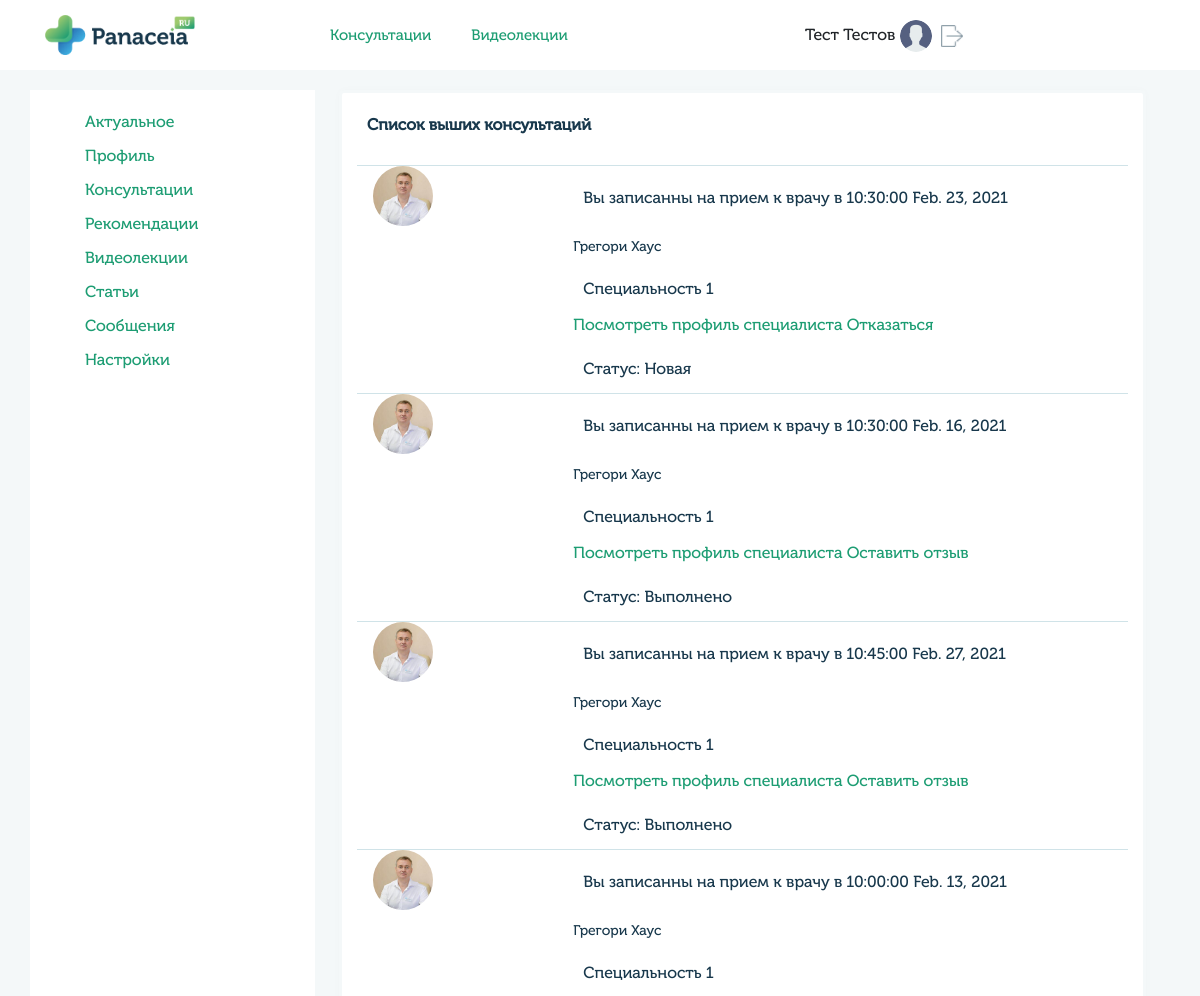
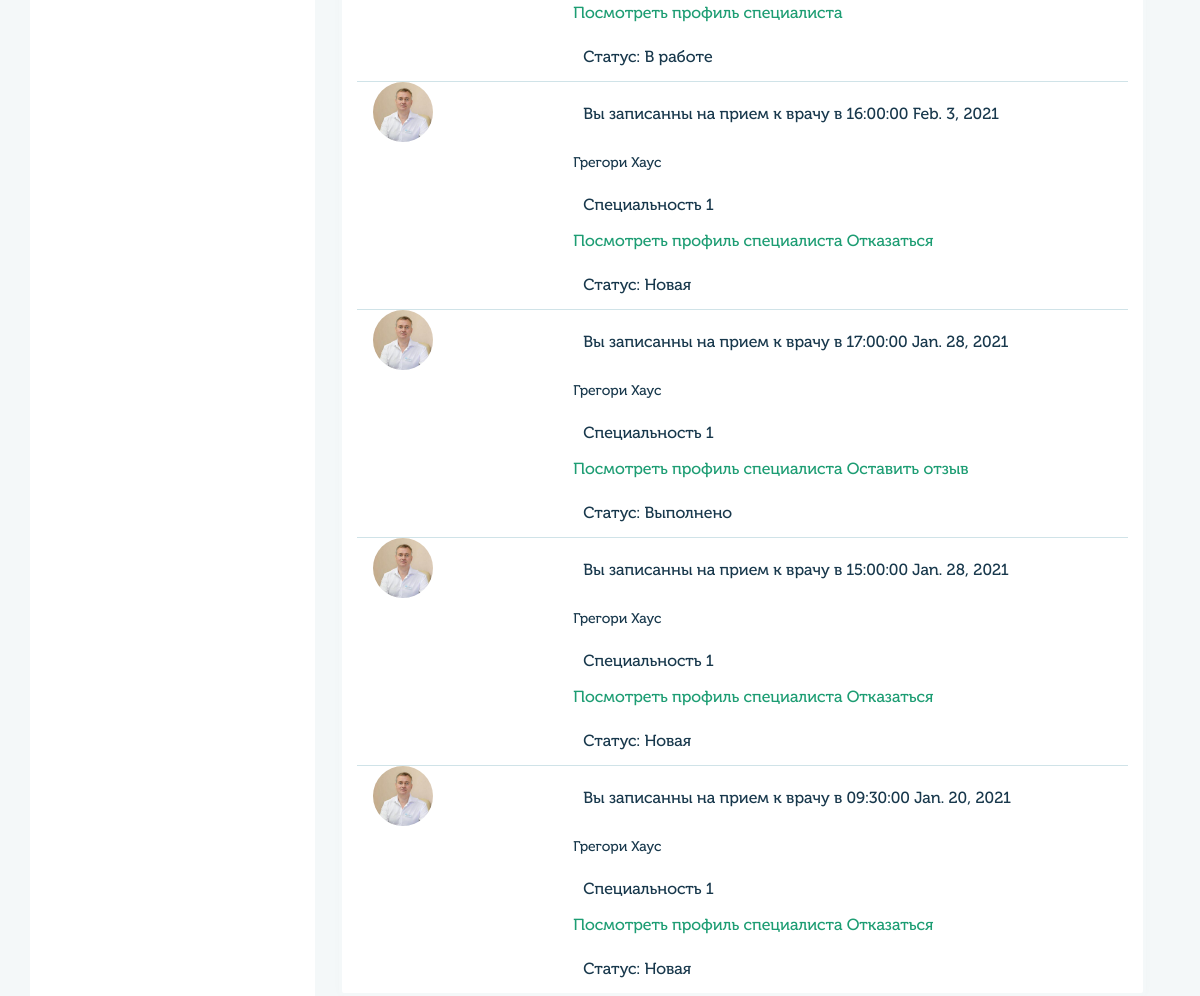
/profile/consalt_user/ (signed in), run on the app's committed database (2 pictures, top to bottom).
### userprofile/models.py (models this page shows, shortened)
class UserMain(models.Model):
    user = models.OneToOneField(User, on_delete=models.CASCADE)
    gender_list = (
        ('male', 'Мужской'),
        ('female', 'Женский')
    )
    queryset = TimeZone.objects.all()
    time_zone_list = []
    for i in queryset:
         time_zone_list.append((i.name, i.title))
    gender = models.CharField(blank=True,  max_length=6, choices=gender_list, verbose_name='Пол')
    avatar = models.ImageField(blank=True, upload_to='images/users', verbose_name='Изображение')
    fio = models.CharField(blank=True, max_length=100, verbose_name='ФИО')
    dob = models.CharField(blank=True, max_length=10, verbose_name='Дата рождения')
    city = models.CharField(blank=True, max_length=200, verbose_name='Город')
    time_zone = models.CharField(blank=True, max_length=200, choices=time_zone_list, verbose_name='Временная зона')
    skype = models.CharField(blank=True, max_length=50, verbose_name='Skype')
    whatsapp = models.CharField(blank=True, max_length=20, verbose_name='WhatsApp')
    phone = models.CharField(blank=True, max_length=20, verbose_name='Номер телефона')
    coords = models.CharField(blank=True, max_length=200, verbose_name='Координаты')
    class Meta:
        verbose_name = 'Профиль'
        verbose_name_plural = 'Профили'

class Specialty(models.Model):
    content = models.ForeignKey(User, on_delete=models.CASCADE)
    title = models.CharField(max_length=100, verbose_name='Название')
    def __str__(self):
        return self.title
    class Meta:
        verbose_name = 'Специальность'
        verbose_name_plural = 'Специальности'

### doctors/models.py (models this page shows, shortened)
class Meeting(models.Model):
    title = models.CharField(blank=True, max_length=100, verbose_name='Заголовок')
    date = models.DateField(blank=True, max_length=100, verbose_name='Дата')
    time_start = models.TimeField(max_length=100, verbose_name='Время начало', default='00:00:00')
    time_end = models.TimeField(max_length=100, verbose_name='Время конец', default='00:00:00')
    doctor_id = models.IntegerField(blank=True, verbose_name='Доктор', default=1)
    user_id = models.IntegerField(blank=True, verbose_name='Пациент', default=1)
    service_id = models.IntegerField(blank=True, verbose_name='Услуга', default=1)
    sort_id = models.IntegerField(blank=True, verbose_name='Индекс сортитровки', default=1)
    email_notify = models.BooleanField(blank=True, verbose_name='Уведомление на почту', default=0)
    review_notify = models.BooleanField(blank=True, verbose_name='Оставить отзыв', default=0)
    status_list = [
        ('new', 'Новая'),
        ('work', 'В работе'),
        ('success', 'Выполнено'),
        ('reject', 'Отказ'),
        ('archive', 'Архив'),
    ]
    status = models.CharField(blank=True, null=True, max_length=11, choices=status_list, verbose_name='Статус')
    class Meta:
        verbose_name = 'Консультация'
        verbose_name_plural = 'Консультации'

### userprofile/views.py (the view, shortened to what this page needs)
# urls.py: path('profile/consalt_user/', views.profile_page_view, name='user_profile_consalt_user'),
@login_required
def profile_page_view(request):
    if request.user.is_authenticated:
        user_profile = UserMain.objects.get(user=request.user)
        user_doctor = UserDoctor.objects.get(user=request.user)
        user_spec = Specialty.objects.filter(content=request.user)
        user_associations = Associations.objects.filter(content=request.user)
        user_education = Education.objects.filter(content=request.user)
        user_qualification = Qualification.objects.filter(content=request.user)
        user_services = Service.objects.filter(content=request.user)
        user_documents = Document.objects.filter(content=request.user)
        timezone = TimeZone.objects.all()
        specialty_list = SpecialtyList.objects.all()
        data = {'user_profile': user_profile}
        if request.path == '/profile/consalt_user/':
            meetings = get_meetings_list(Meeting, Specialty, UserMain, request.user.id)
            data.update({'title': 'Консультации'})
            data.update({'meetings': meetings})
        if request.path == '/profile/grafik/':
            if request.user.groups.filter(name='doctors').exists():
                data.update({'title': 'График'})
                return render(request, 'profile/grafik.html', data)
            else:
                return render(request, 'errs/404.html')
        if request.path == '/profile/info/':
            data.update({'title': 'Актуальное'})
            return render(request, 'profile/profile.html', data)
        if request.path == '/profile/recomend/':
            data.update({'title': 'Рекомендации'})
            return render(request, 'profile/recomend.html', data)
        if request.path == '/profile/consalt_user/':
            data.update({'title': 'Консультации'})
            return render(request, 'profile/consalt_user.html', data)
    else:
        return redirect('login')

### templates/profile/consalt_user.html
{% extends "base_generic.html" %}
{% block content %}
{% load static %}
<div class="col-md-9 px-4">
    <div class="col-md-12 block-info"> <h4>Список выших консультаций</h4>
        {% for meeting in meetings %}
            <div class="line"></div>
            <div class="row">
                <div class="col-md-3 ml-3">
                    {% if meeting.image.avatar != '' %}
                        <img src="/media/{{meeting.image.avatar}}" alt="" class="avatar_image">
                    {% else %}
                        <img src="{% static 'img/user.png' %}" alt="" class="avatar_image">
                    {% endif %}
                </div>
                <div class="col-md-8">
                    <p>Вы записанны на прием к врачу в {{meeting.time_start}} {{meeting.date}}</p>
                    <h5>{{meeting.doctor.fio}}</h5>
                    <p>{{meeting.specialty}}</p>
                    <a href="{% url 'doctor_detail' slug=meeting.doctor_id %}">Посмотреть профиль специалиста</a>
                    {% if meeting.status == 'new' %}
                        <a href="{% url 'reject_meeting' %}?meeting_id={{meeting.id}}">Отказаться</a>
                    {% endif %}
                    {% if meeting.status == 'success' %}
                        <a href="{% url 'user_profile_reviews' %}?doctor_id={{meeting.doctor_id}}">Оставить отзыв</a>
                    {% endif %}
                    <p>Статус: {{ meeting.status_title }}</p>
                </div>
            </div>
        {% endfor %}
    </div>
</div>
{% endblock %}

### templates/base_generic.html (shortened to what this page needs)
<!DOCTYPE html>
<head>
     {% load static %}
    <link rel="stylesheet" href="{% static 'css/stylelk.css' %}">
    <link rel="stylesheet" href="{% static 'css/bootstrap.min.css' %}">
    <link rel="stylesheet" href="{% static 'css/jquery-ui.css' %}">
    <link rel="stylesheet" href="{% static 'css/jquery.weekcalendar.css' %}">
    <link rel="stylesheet" href="{% static 'css/jquery.scrollbar.css' %}" >
    <link rel="stylesheet" href="{% static 'css/sp-style.css' %}" >
</head>
<body>
    <header>
        <div class="container">
            <div class="row">
                <div class="col-3">
                    <a href="{% url 'home' %}" class="logo-header"><img src="{% static 'img/logo.png' %}" alt="">
                    </a>
                </div>
                <div class="col-5">
                    <div class="botton-header">
                        <a href="#">Консультации</a><a href="#">Видеолекции</a>
                    </div>
                </div>
                <div class="col-4 header-info">
                    {% if request.user.is_authenticated %}
                        <div class="name-person">
                            {{user_profile.fio}}
                            {% if user_profile.avatar != '' %}
                                <img style="width:32px; height: 32px; padding:5px auto; object-fit: cover; border-radius:100px;" src="{{user_profile.avatar.url}}" alt="">
                            {% else %}
                                <img style="width:32px; height: 32px; padding:5px auto; object-fit: cover; border-radius:100px;" src="{% static 'img/user.png' %}" alt="">
                            {% endif %}
                            <a href="{% url 'logout' %}"><img src="{% static 'img/logout.png' %}" alt=""></a>
                        </div>
                    {% endif %}
                </div>
            </div>
        </div>
    </header>
    <div class="bodylk">
        <div class="container">
            <div class="row">
                {% block sidebar %}
                <div class="col-md-3 sidebar">
                    {% if user.groups.all.0.name == "users" %}
                        <ul>
                            <li><a href="{% url 'user_profile' %}">Актуальное</a></li>
                            <li><a href="{% url 'user_profile_main' %}">Профиль</a></li>
                            <li><a href="{% url 'user_profile_consalt_user' %}">Консультации</a></li>
                            <li><a href="{% url 'user_profile_recomend' %}">Рекомендации</a></li>
                            <li><a href="{% url 'user_profile_videos' %}">Видеолекции</a></li>
                            <li><a href="{% url 'user_profile_articles' %}">Статьи</a></li>
                            <li><a href="">Сообщения</a></li>
                            <li><a href="{% url 'user_profile_settings' %}">Настройки</a></li>
                        </ul>
                    {% endif %}
                </div>
                {% endblock %}
                {% block content %}{% endblock %}
            </div>
        </div>
    </div>
</body>
</html>

### static/css/stylelk.css (style rules this page uses)
a, abbr, acronym, address, applet, article, aside, audio, b, big, blockquote, body, canvas, caption, center, cite, code, dd, del, details, dfn, div, dl, dt, em, embed, fieldset, figcaption, figure, footer, form, h1, h2, h3, h4, h5, h6, header, hgroup, html, i, iframe, img, ins, kbd, label, legend, li, mark, menu, nav, object, ol, output, p, pre, q, ruby, s, samp, section, small, span, strike, strong, sub, summary, sup, table, tbody, td, tfoot, th, thead, time, tr, tt, u, ul, var, video { font-family: 'Museo Cyrl'; }
a { color: #1D9D73!important; text-decoration: none; background-color: transparent; -webkit-text-decoration-skip: objects; }
header { height: 70px; box-shadow: 0px 4px 8px rgba(0, 0, 0, 0.02); }
.logo-header img { margin-top:15px; height: 40px; }
.botton-header { line-height: 70px; }
.botton-header a { padding-right: 40px; font-size: 15px; line-height: 70px; color: #18384C; }
.name-person { line-height: 70px; }
.name-person a img { width: 22px; margin: 4px 5px; }
.bodylk { background:#F4F8F9; padding-top: 20px; }
.col-md-3.sidebar { min-height: calc(100vh); background: #fff; }
.sidebar ul { list-style-type: none; padding-top:10px; }
.sidebar ul li { padding-top:10px; }
.block-info { background: #fff; border: solid 3px #f4f8f9; border-radius: 5px; box-shadow: 0px 0px 8px rgba(0, 0, 0, 0.02); }
.line { height: 1px; background:#d0e3e8; border:5px; }
.block-info h4 { padding:24px 10px; font-style: normal; font-weight: 600; font-size: 16px; line-height: 16px; color: #18384C; }
.block-info h5 { padding-top: 15px;font-style: normal;font-weight: 200;font-size: 14px;line-height: 20px;color: #18384C;margin: 0px; }
.block-info p { padding: 24px 10px 0px;font-style: normal;font-weight: 200;font-size: 16px;line-height: 16px;color: #18384C; }
.block-info img { width: 60px; height: 60px; border-radius:50px; margin-bottom: 30px; }

### data on the page
UserMain: fio "Тест Тестов"
Meeting: date "Feb. 23, 2021"
Specialty: specialty "Специальность 1" "Специальность 1" "Специальность 1" "Специальность 1" "Специальность 1" "Специальность 1" "Специальность 1" "Специальность 1"
Meeting: date "Feb. 16, 2021"
Meeting: date "Feb. 27, 2021"
Meeting: date "Feb. 13, 2021"
Meeting: date "Feb. 3, 2021"
Meeting: date "Jan. 28, 2021"
Meeting: date "Jan. 28, 2021"
Meeting: date "Jan. 20, 2021"

### other printed values
{{ meeting.time_start }} "10:30:00" "10:30:00" "10:45:00" "10:00:00" "16:00:00" "17:00:00" "15:00:00" "09:30:00"
{{ meeting.doctor.fio }} "Грегори Хаус" "Грегори Хаус" "Грегори Хаус" "Грегори Хаус" "Грегори Хаус" "Грегори Хаус" "Грегори Хаус" "Грегори Хаус"
{{ meeting.status_title }} "Новая" "Выполнено" "Выполнено" "В работе" "Новая" "Выполнено" "Новая" "Новая"
